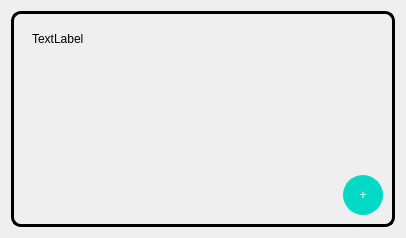
<?xml version="1.0" encoding="UTF-8"?>
<ui version="4.0">
 <class>Form</class>
 <widget class="QWidget" name="Form">
  <property name="geometry">
   <rect>
    <x>0</x>
    <y>0</y>
    <width>406</width>
    <height>238</height>
   </rect>
  </property>
  <property name="windowTitle">
   <string>Form</string>
  </property>
  <property name="styleSheet">
   <string notr="true"/>
  </property>
  <layout class="QVBoxLayout" name="verticalLayout">
   <item>
    <widget class="QFrame" name="frame">
     <property name="styleSheet">
      <string notr="true">* {
border: 3px solid #000000;
border-radius: 10px;
padding:px;
font: 63 12pt &quot;JetBrains Mono NL SemiBold&quot;;
}

QPushButton {
	font: 63 20pt &quot;JetBrains Mono NL SemiBold&quot;;
background-color: #03DAC6;
border: 1px solid #03DAC6;
border-radius: 20px;
color: #FFFFFF;
}
QPushButton:hover {
    border-radius:20px;
	
	background-color: rgb(28, 77, 255);
    color: white;
}

QPushButton:disabled {
    background-color: gray;
    color: white;
}

QPushButton:pressed {
    
	background-color: rgb(85, 0, 255);
    color: white;
}</string>
     </property>
     <property name="frameShape">
      <enum>QFrame::StyledPanel</enum>
     </property>
     <property name="frameShadow">
      <enum>QFrame::Raised</enum>
     </property>
     <layout class="QVBoxLayout" name="verticalLayout_2">
      <item>
       <widget class="QFrame" name="frame_2">
        <property name="sizePolicy">
         <sizepolicy hsizetype="Preferred" vsizetype="Expanding">
          <horstretch>0</horstretch>
          <verstretch>0</verstretch>
         </sizepolicy>
        </property>
        <property name="styleSheet">
         <string notr="true">border : nonel;</string>
        </property>
        <property name="frameShape">
         <enum>QFrame::StyledPanel</enum>
        </property>
        <property name="frameShadow">
         <enum>QFrame::Raised</enum>
        </property>
        <layout class="QVBoxLayout" name="verticalLayout_5">
         <item>
          <layout class="QHBoxLayout" name="horizontalLayout">
           <item>
            <widget class="QLabel" name="title_label">
             <property name="sizePolicy">
              <sizepolicy hsizetype="Preferred" vsizetype="Fixed">
               <horstretch>0</horstretch>
               <verstretch>0</verstretch>
              </sizepolicy>
             </property>
             <property name="text">
              <string>TextLabel</string>
             </property>
            </widget>
           </item>
          </layout>
         </item>
         <item>
          <widget class="QFrame" name="items_frame">
           <property name="sizePolicy">
            <sizepolicy hsizetype="Preferred" vsizetype="Expanding">
             <horstretch>0</horstretch>
             <verstretch>0</verstretch>
            </sizepolicy>
           </property>
           <property name="frameShape">
            <enum>QFrame::StyledPanel</enum>
           </property>
           <property name="frameShadow">
            <enum>QFrame::Raised</enum>
           </property>
           <layout class="QVBoxLayout" name="verticalLayout_7">
            <item>
             <layout class="QVBoxLayout" name="box_vlayout"/>
            </item>
           </layout>
          </widget>
         </item>
        </layout>
       </widget>
      </item>
      <item>
       <layout class="QVBoxLayout" name="verticalLayout_6">
        <item>
         <layout class="QHBoxLayout" name="horizontalLayout_2">
          <item>
           <spacer name="horizontalSpacer_2">
            <property name="orientation">
             <enum>Qt::Horizontal</enum>
            </property>
            <property name="sizeHint" stdset="0">
             <size>
              <width>40</width>
              <height>20</height>
             </size>
            </property>
           </spacer>
          </item>
          <item>
           <widget class="QPushButton" name="add_button">
            <property name="minimumSize">
             <size>
              <width>40</width>
              <height>40</height>
             </size>
            </property>
            <property name="maximumSize">
             <size>
              <width>40</width>
              <height>40</height>
             </size>
            </property>
            <property name="styleSheet">
             <string notr="true">QPushButton {
	font: 63 20pt &quot;JetBrains Mono NL SemiBold&quot;;
background-color: #03DAC6;
border: 1px solid #03DAC6;
border-radius: 20px;
color: #FFFFFF;
}
QPushButton:hover {
    border-radius:20px;
	
	background-color: rgb(28, 77, 255);
    color: white;
}

QPushButton:disabled {
    background-color: gray;
    color: white;
}

QPushButton:pressed {
    
	background-color: rgb(85, 0, 255);
    color: white;
}</string>
            </property>
            <property name="text">
             <string>+</string>
            </property>
           </widget>
          </item>
         </layout>
        </item>
       </layout>
      </item>
     </layout>
    </widget>
   </item>
  </layout>
 </widget>
 <resources/>
 <connections/>
</ui>
